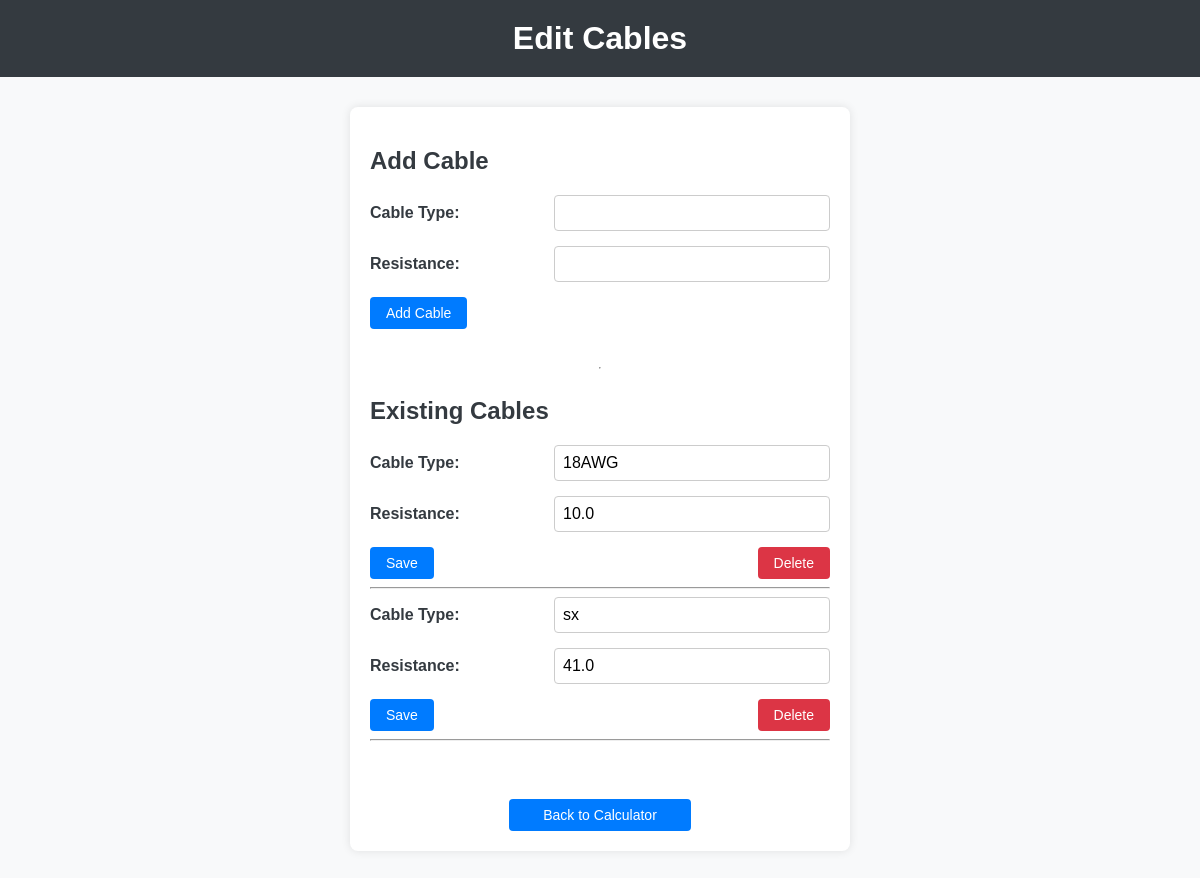
The app's page /edit_cables, older data.
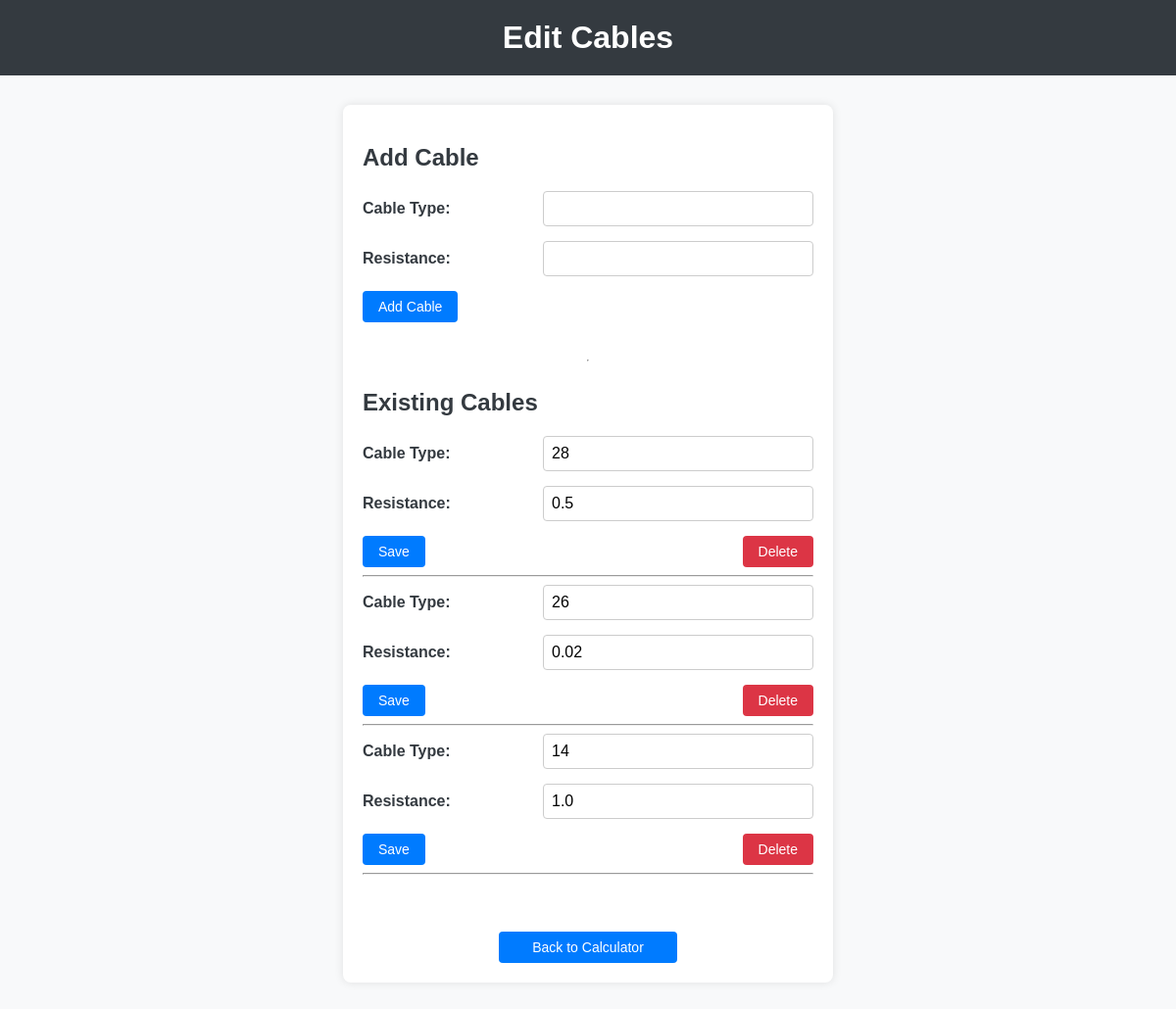
The same page, newer data.
### models.py (models this page shows)
class Cable(Base):
    __tablename__ = "cables"
    id = Column(Integer, primary_key=True, index=True)
    type = Column(String, unique=True, index=True)
    resistance = Column(Float)

### main.py (the view)
@app.get("/edit_cables", response_class=HTMLResponse)
async def edit_cables(request: Request, db: Session = Depends(get_db)):
    cables = db.query(Cable).all()
    return templates.TemplateResponse("edit_cables.html", {"request": request, "cables": cables})

### templates/edit_cables.html (shortened to what this page needs)
<!DOCTYPE html>
<html lang="en">
<head>
    <link rel="stylesheet" href="/static/styles.css">
</head>
<body>
    <header>
        <h1>Edit Cables</h1>
    </header>
    <main class="edit-cables-main">
        <section class="add-cable-section">
            <h2>Add Cable</h2>
            <form action="/add_cable" method="post" class="cable-form">
                <div class="form-row">
                    <label for="type">Cable Type:</label>
                    <input type="text" id="type" name="type" required>
                </div>
                <div class="form-row">
                    <label for="resistance">Resistance:</label>
                    <input type="number" step="0.01" id="resistance" name="resistance" required>
                </div>
                <div class="form-group">
                    <button type="submit" class="btn btn-add">Add Cable</button>
                </div>
            </form>
        </section>
        <hr class="section-divider">
        <section class="existing-cables-section">
            <h2>Existing Cables</h2>
            <div class="cable-list">
                {% for cable in cables %}
                <form action="/edit_cable/{{ cable.id }}" method="post" class="cable-form">
                    <div class="form-row">
                        <label for="type">Cable Type:</label>
                        <input type="text" id="type" name="type" value="{{ cable.type }}" required>
                    </div>
                    <div class="form-row">
                        <label for="resistance">Resistance:</label>
                        <input type="number" step="0.01" id="resistance" name="resistance" value="{{ cable.resistance }}" required>
                    </div>
                    <div class="btn-group">
                        <button type="submit" class="btn btn-save">Save</button>
                        <button formaction="/delete_cable/{{ cable.id }}" formmethod="post" class="btn btn-delete">Delete</button>
                    </div>
                </form>
                <hr class="cable-divider">
                {% endfor %}
            </div>
        </section>
        <a href="/" class="btn btn-back">Back to Calculator</a>
    </main>
</body>
</html>

### static/styles.css (style rules this page uses)
body { font-family: Arial, sans-serif; background-color: #f8f9fa; margin: 0; padding: 0; display: flex; flex-direction: column; align-items: center; }
header { display: flex; align-items: center; justify-content: center; background-color: #343a40; color: white; width: 100%; padding: 20px 0; }
h1 { margin: 0; }
.form-row { display: flex; justify-content: space-between; align-items: center; margin-bottom: 15px; width: 100%; }
.form-row label { flex: 0 0 40%; font-weight: bold; color: #343a40; }
.form-row input, .form-row select { flex: 1; padding: 8px; font-size: 16px; border: 1px solid #ccc; border-radius: 4px; width: 100%; box-sizing: border-box; }
.btn-group, .form-group { display: flex; justify-content: space-between; width: 100%; }
.btn { padding: 8px 16px; font-size: 14px; cursor: pointer; border: none; color: white; border-radius: 4px; transition: background-color 0.3s ease; }
.btn-add, .btn-add-cable { background-color: #007bff; margin-right: 10px; }
.btn-back { background-color: #007bff; color: white; padding: 8px 16px; font-size: 14px; text-align: center; border-radius: 4px; transition: background-color 0.3s ease; cursor: pointer; border: none; display: block; text-decoration: none; text-align: center; width: 150px; margin-top: 20px; }
.btn-save { background-color: #007bff; }
.btn-delete { background-color: #dc3545; }
.edit-cables-main { display: flex; flex-direction: column; align-items: center; margin: 30px auto; width: 100%; max-width: 500px; padding: 20px; box-sizing: border-box; background-color: white; box-shadow: 0 0 10px rgba(0, 0, 0, 0.1); border-radius: 8px; }
.add-cable-section, .existing-cables-section { width: 100%; margin-bottom: 30px; }
.add-cable-section h2, .existing-cables-section h2 { margin-bottom: 20px; color: #343a40; }

Row changes from the older to the newer data that the page shows:
removed Cable: type "sx", resistance "41.0"
added Cable: type "28", resistance "0.5"
added Cable: type "26", resistance "0.02"
changed Cable (number 3 of 3 on the later page): type "18AWG" → "14"; resistance "10.0" → "1.0"
